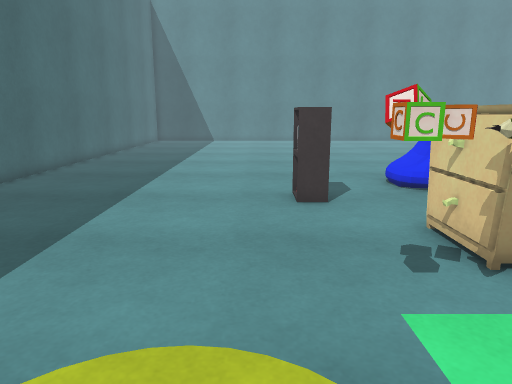
[1] (above)

17 first-person views from a walk through a scene from a Unity 3-D project. The camera is 1.2 m above the floor, tilts 12° down and sees 70° across. The floor is counted in squares, 0.5 m on a side. Each view is taken from the middle of a square. On the plan, view 1 faces up. The plan holds only what a view shows up to about 20 squares ahead; the rest is blank. The player character is not drawn. Surface patterns are stand-ins for the level's own textures.

[2]
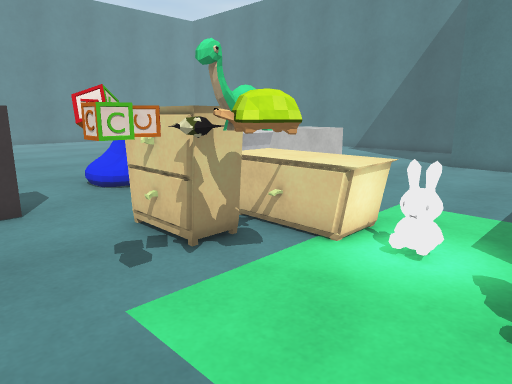

[3]
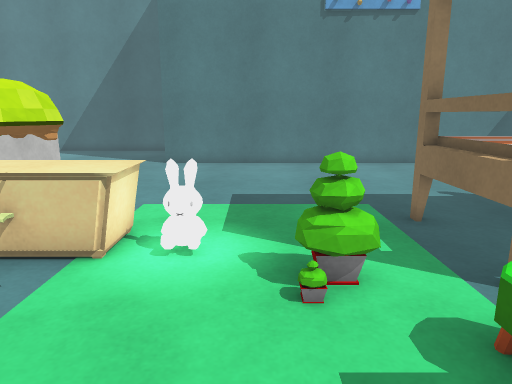

[4]
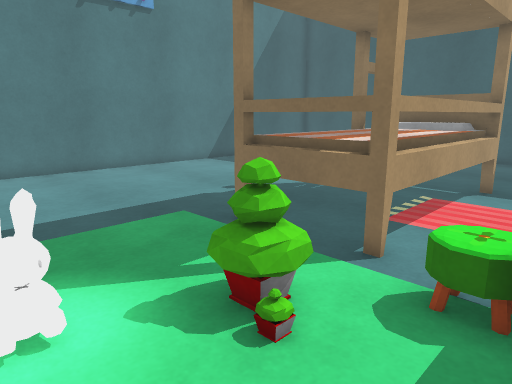

[5]
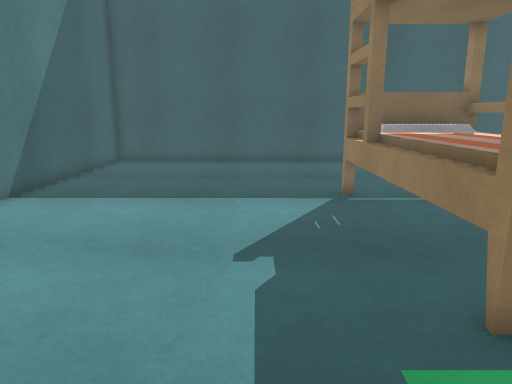

[6]
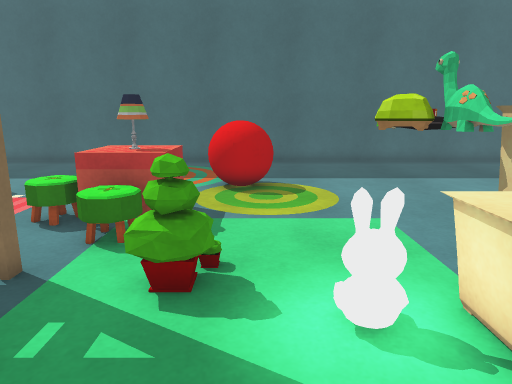

[7]
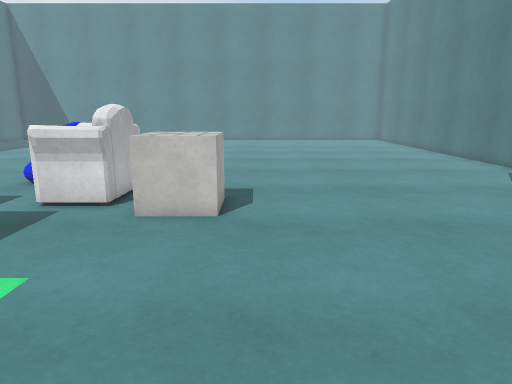

[8]
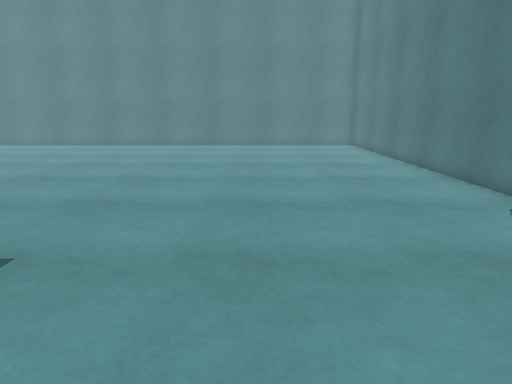

[9]
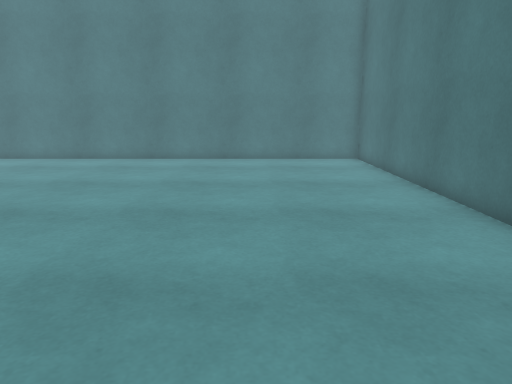

[10]
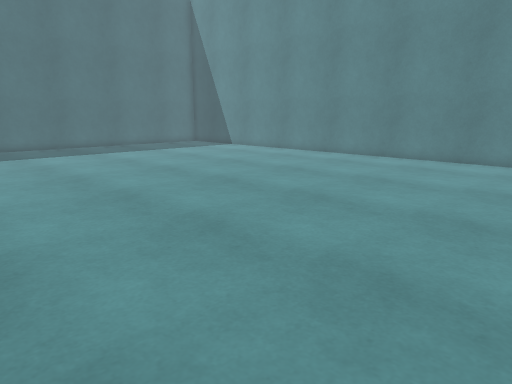

[11]
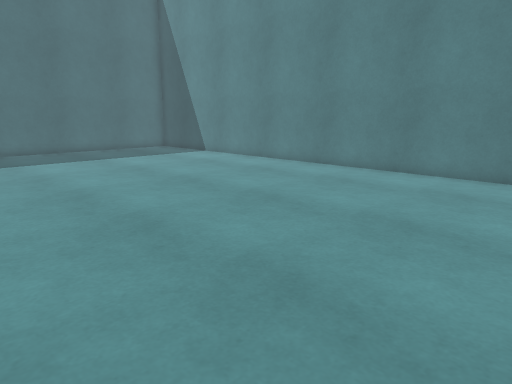

[12]
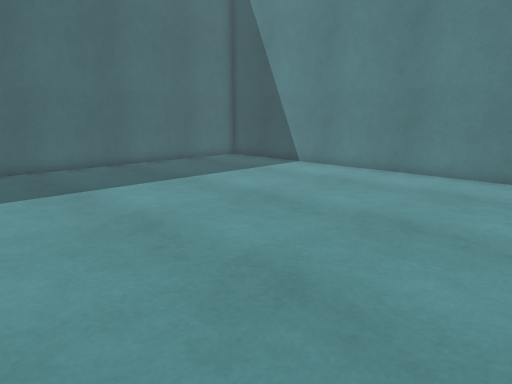

[13]
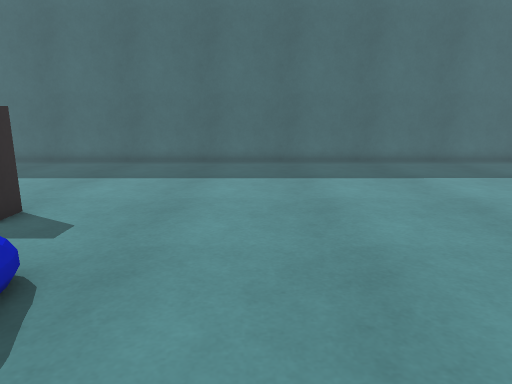

[14]
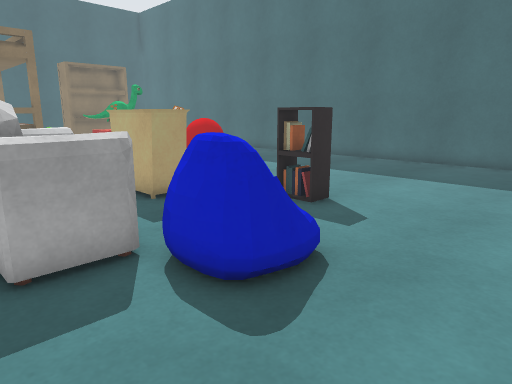

[15]
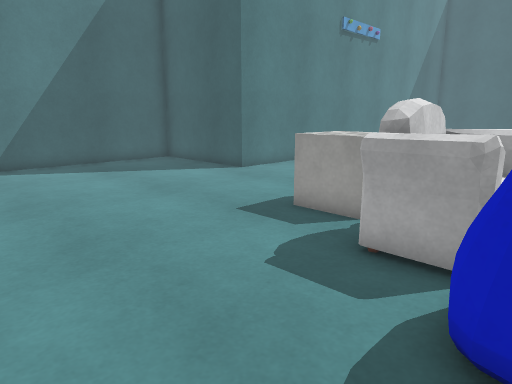

[16]
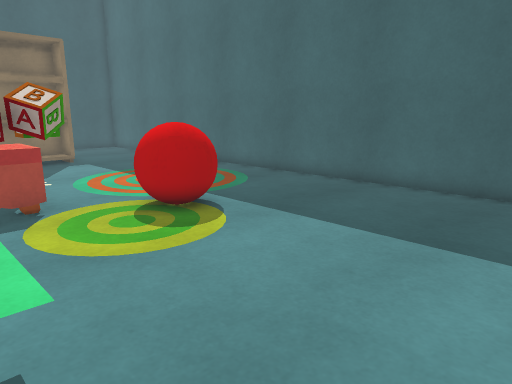

[17]
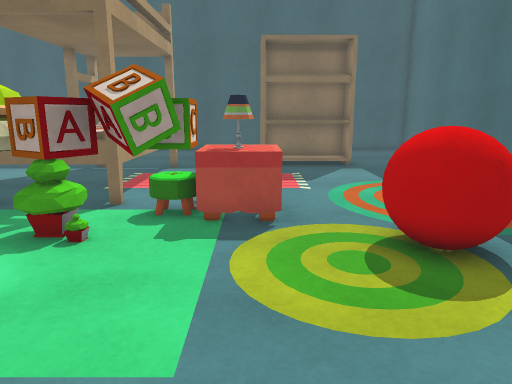

### Floor plan
Key: @ floor where view 1 was taken; # wall or solid block; . floor; O other object.
Columns run from 9 left of view 1 to 25 right of it. Each row starts with its distance up from view 1.
 34    ###############################
 33    ..............................#
 32   ...............................#
 31 #................................ #
 30 #.................................#
 29 #.................................#
 28 #.................................#
 27 #.................................#
 26 #.................................#
 25 #.................................#
 24 #.................................#
 23 #.................................#
 22 #.................................#
 21 #.................................#
 20 #.................................#
 19 #.................................#
 18 #.................................#
 17 #.................................#
 16 #.................................#
 15 #.................................#
 14 #..............O..................#
 13 #.............OOO.................#
 12 #.............OOO.................#
 11 #.........OO....OOO...............#
 10 #.........OO.... OO...............#
  9 #...............OOOOOO............#
  8 #............OO.OOOOOO............#
  7 #............OOOO..OOO............#
  6 #............OOOO...........
  5 #..........OOOOOO..........#######
  4 #..........OOOOOO .........#
  3 #...........OO OO  ........#
  2 #.....OO  ..   O   ........#
  1 #....OOOO...       ........#
  0 #....O OO@..       ........#
 -1 #...  OO.OOO       ........#
 -2 #..     .OOOO..............#
 -3 #.      ..OO..OOOO.........#
 -4 #.      ...O..OOOO.........#
 -5 #      .....  OOOO.........#
 -6 #     ...     OOOO.........#
 -7 #  ......     OOOO.........#
 -8 #.........   .OOOO.........#
 -9 #.........   .OOOO.........#
-10 #.........   .#OO#.........#
-11 #.  .OOOOOO  ..............#
-12 #  .. OOOOO  ..............#
-13 #  ..         .............#
-14 #             .............#
-15               .............#
-16               .............#
-17                ............#
-18        ###     #############

Positions as (right, up) in squares from view 1, and headings:
1: (0, 0), facing up
2: (0, 0), facing up-right
3: (0, 1), facing right
4: (2, 3), facing down-right
5: (11, 1), facing down
6: (10, 1), facing left
7: (13, -1), facing up
8: (17, 5), facing up
9: (19, 14), facing up
10: (19, 14), facing up-left
11: (16, 19), facing up-left
12: (8, 19), facing up-left
13: (10, 17), facing left
14: (10, 17), facing down-left
15: (6, 17), facing down-right
16: (3, 9), facing down-left
17: (1, 7), facing down
